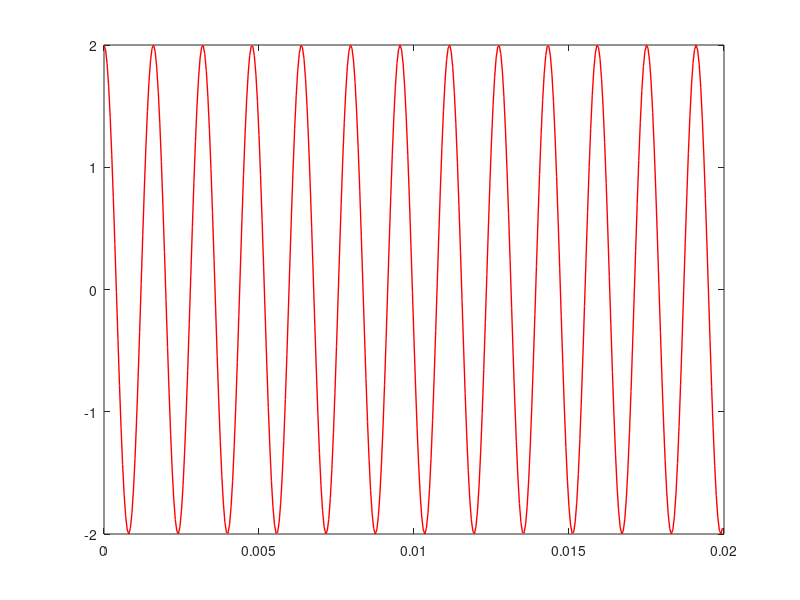

Reproduce this figure in MATLAB. (Note: this script raises an error after producing the figure.)
%-----------------------------------------------------------------------------%
%				                FUNDACION FULGOR
%-----------------------------------------------------------------------------%

% This script simulates a C/D convertor

clear;      % Clear all variables
close all;  % Close all figures
clc;        % Clear command window

%% Parameters

fs = 5e9;               % Sampling frequency [Hz]
Ts = 1/fs;              % Sampling time [s]

OVR = 4;                % Oversampling factor (fs_ch/fs)
fs_ch = fs*OVR;         % Channel sampling frequency [Hz]
 
n_samples = 1e2;        % Sim length in digital domain
omega_0 = 2*pi*100e6;   % Tone frequency

h_taps = 151;           % Filter taps 
h_fc = 0.4*fs;          % Filter cut frequency

fz = 15;                % Plots Font Size

%% Processing

% Time vector
t_up_v = (0:n_samples*OVR-1)*1/fs_ch;
t_v = (0:n_samples-1)*Ts;

% Ideal signal in digital domain
tone_dig = 2*cos(2*pi*omega_0*t_v); 

% Signal in contiuous domain
tone_cont = 2*cos(2*pi*omega_0*t_up_v);  

% AntiAlias filter (AAF)
filter_aa = fir1(h_taps-1, h_fc/(fs_ch/2));
h_delay =(h_taps-1)/2; % Filter delay

% Filtering
tone_cont_f = filter(filter_aa, 1, [tone_cont, zeros(1,h_delay)]);
tone_cont_f = tone_cont_f(h_delay+1:end);

% -- Downsampling --
% Option 1
%x_d_v = downsample(x_cf_v, OVR);  
% Option 2
tone_cf_dig = tone_cont_f(1:OVR:end);   

% FFT variables
NFFT = 16 * n_samples;
f_v = (-NFFT/2:NFFT/2-1)*fs/NFFT;
f_up_v = (-NFFT*OVR/2:NFFT*OVR/2-1)*fs_ch/(NFFT*OVR);

% FFTs
X_d_v = fftshift(abs(fft(tone_cf_dig, NFFT))/n_samples);
X_di_v = fftshift(abs(fft(tone_dig, NFFT))/(n_samples));
X_cf_v = fftshift(abs(fft(tone_cont_f, NFFT*OVR))/(n_samples*OVR));
X_c_v = fftshift(abs(fft(tone_cont_f, NFFT*OVR))/(n_samples*OVR));
H_v = fftshift(abs(fft(filter_aa, NFFT*OVR)));

%% Plots 

% Time
figure;
p = plot(t_up_v/1e-6, tone_cont ,'-r','Linewidth',1);
p.MarkerFaceColor = p.Color;
p.MarkerEdgeColor = p.Color;
hold on;
plot(t_up_v/1e-6, tone_cont_f ,'--k','Linewidth',1);
plot(t_v/1e-6, tone_cf_dig ,'ob','Linewidth',1.5);
plot(t_v/1e-6, tone_dig ,'--c','Linewidth',1);
tit = sprintf('C/D converter');
title(tit,'Interpreter','latex','FontSize', fz);
xlabel('Time [us]', 'Interpreter','latex','FontSize', fz);
ylabel('Amplitude', 'Interpreter','latex','FontSize', fz);
legend({'C','C-fil','D','D-ideal'}, 'Interpreter','latex','FontSize', fz-2);
grid on;
set(gcf, 'Position', [50 50 500 500],'Color', 'w');

% Freq
figure
plot(f_up_v/1e6, X_c_v ,'-r','Linewidth',2);
hold on;
plot(f_up_v/1e6, X_cf_v ,'--k','Linewidth',2);
plot(f_v/1e6, X_d_v ,'--b','Linewidth',2);
plot(f_v/1e6, X_di_v ,'-.c','Linewidth',1);
plot(f_up_v/1e6, H_v ,'-.m','Linewidth',1);
tit = sprintf('C/D converter');
title(tit,'Interpreter','latex','FontSize', fz);
xlabel('Frequency [MHz]', 'Interpreter','latex','FontSize', fz);
ylabel('Amplitude', 'Interpreter','latex','FontSize', fz);
legend({'C','Fil','D','D-ideal','H'}, 'Interpreter','latex','FontSize', fz-2);
grid on;
set(gcf, 'Position', [550 50 800 500],'Color', 'w');

